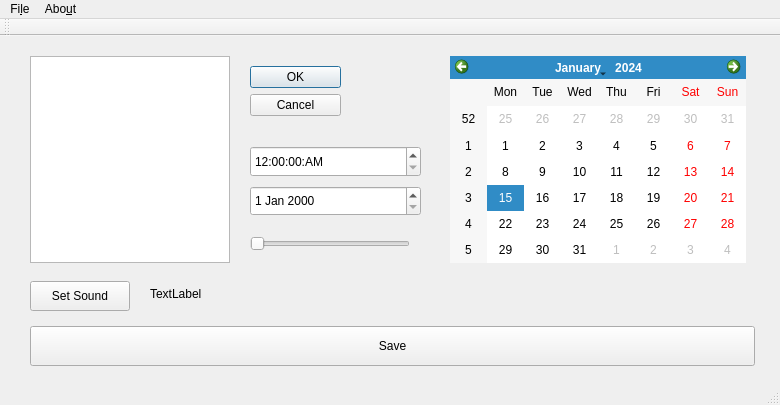
<?xml version="1.0" encoding="UTF-8"?>
<ui version="4.0">
 <class>MainWindow</class>
 <widget class="QMainWindow" name="MainWindow">
  <property name="enabled">
   <bool>true</bool>
  </property>
  <property name="geometry">
   <rect>
    <x>0</x>
    <y>0</y>
    <width>780</width>
    <height>405</height>
   </rect>
  </property>
  <property name="windowTitle">
   <string>My Simple Alarm</string>
  </property>
  <property name="autoFillBackground">
   <bool>false</bool>
  </property>
  <widget class="QWidget" name="centralWidget">
   <widget class="QCalendarWidget" name="calendarWidget">
    <property name="geometry">
     <rect>
      <x>450</x>
      <y>20</y>
      <width>296</width>
      <height>207</height>
     </rect>
    </property>
   </widget>
   <widget class="QTimeEdit" name="timeEdit">
    <property name="geometry">
     <rect>
      <x>250</x>
      <y>110</y>
      <width>171</width>
      <height>31</height>
     </rect>
    </property>
    <property name="displayFormat">
     <string>hh:mm:ss:AP</string>
    </property>
   </widget>
   <widget class="QPushButton" name="chkSounds">
    <property name="geometry">
     <rect>
      <x>30</x>
      <y>245</y>
      <width>100</width>
      <height>30</height>
     </rect>
    </property>
    <property name="text">
     <string>Set Sound</string>
    </property>
   </widget>
   <widget class="QLabel" name="txtSoundPath">
    <property name="geometry">
     <rect>
      <x>150</x>
      <y>250</y>
      <width>580</width>
      <height>16</height>
     </rect>
    </property>
    <property name="text">
     <string>TextLabel</string>
    </property>
   </widget>
   <widget class="QPushButton" name="SaveBtn">
    <property name="geometry">
     <rect>
      <x>30</x>
      <y>290</y>
      <width>725</width>
      <height>40</height>
     </rect>
    </property>
    <property name="text">
     <string>Save</string>
    </property>
   </widget>
   <widget class="QSlider" name="VolumeSlider">
    <property name="geometry">
     <rect>
      <x>250</x>
      <y>200</y>
      <width>160</width>
      <height>16</height>
     </rect>
    </property>
    <property name="orientation">
     <enum>Qt::Horizontal</enum>
    </property>
   </widget>
   <widget class="QListWidget" name="listWidget">
    <property name="geometry">
     <rect>
      <x>30</x>
      <y>20</y>
      <width>200</width>
      <height>207</height>
     </rect>
    </property>
   </widget>
   <widget class="QDateEdit" name="CustEdit">
    <property name="geometry">
     <rect>
      <x>250</x>
      <y>150</y>
      <width>171</width>
      <height>30</height>
     </rect>
    </property>
   </widget>
   <widget class="QDialogButtonBox" name="listAlmBtn">
    <property name="geometry">
     <rect>
      <x>250</x>
      <y>30</y>
      <width>91</width>
      <height>71</height>
     </rect>
    </property>
    <property name="orientation">
     <enum>Qt::Vertical</enum>
    </property>
    <property name="standardButtons">
     <set>QDialogButtonBox::Cancel|QDialogButtonBox::Ok</set>
    </property>
   </widget>
  </widget>
  <widget class="QMenuBar" name="menuBar">
   <property name="geometry">
    <rect>
     <x>0</x>
     <y>0</y>
     <width>780</width>
     <height>26</height>
    </rect>
   </property>
   <widget class="QMenu" name="menuFile">
    <property name="title">
     <string>Fi&amp;le</string>
    </property>
    <addaction name="separator"/>
    <addaction name="actionQuit"/>
   </widget>
   <widget class="QMenu" name="menuAbout">
    <property name="title">
     <string>Abo&amp;ut</string>
    </property>
   </widget>
   <addaction name="menuFile"/>
   <addaction name="menuAbout"/>
  </widget>
  <widget class="QToolBar" name="mainToolBar">
   <attribute name="toolBarArea">
    <enum>TopToolBarArea</enum>
   </attribute>
   <attribute name="toolBarBreak">
    <bool>false</bool>
   </attribute>
  </widget>
  <widget class="QStatusBar" name="statusBar"/>
  <action name="actionQuit">
   <property name="text">
    <string>&amp;Quit</string>
   </property>
  </action>
 </widget>
 <resources/>
 <connections/>
</ui>
